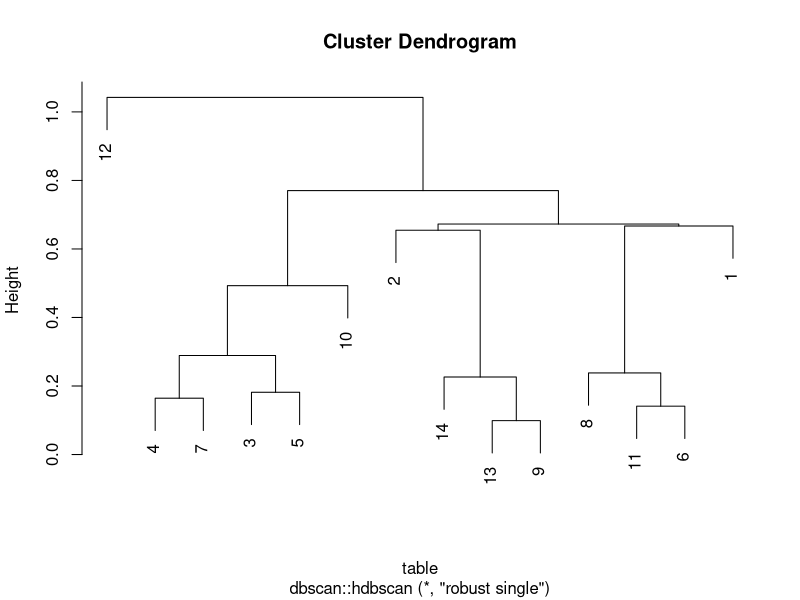
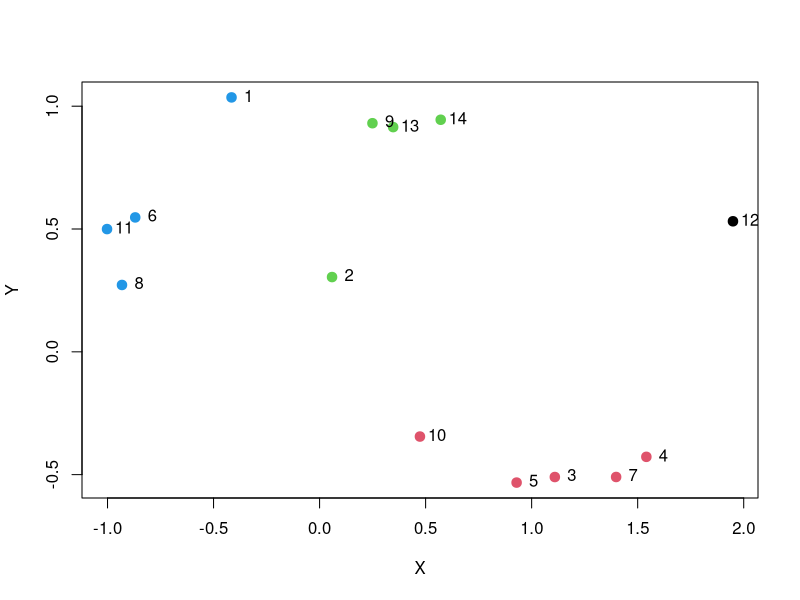
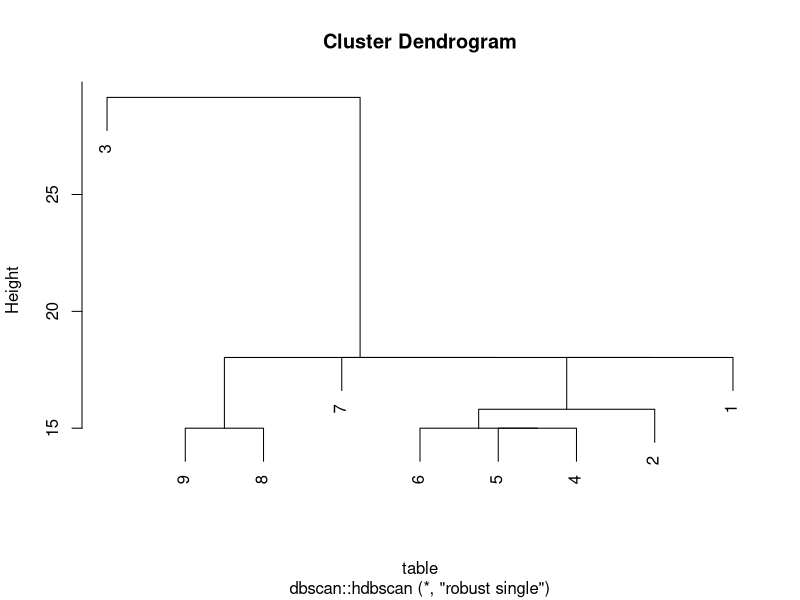
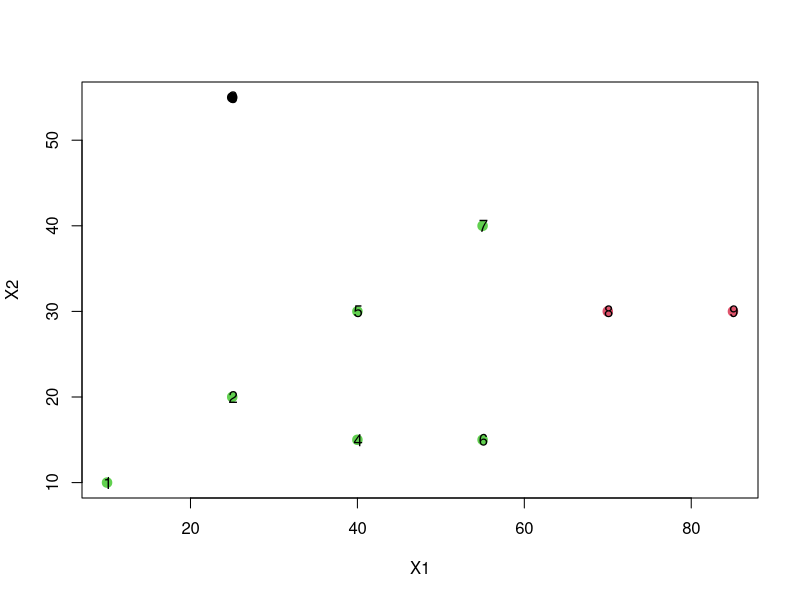
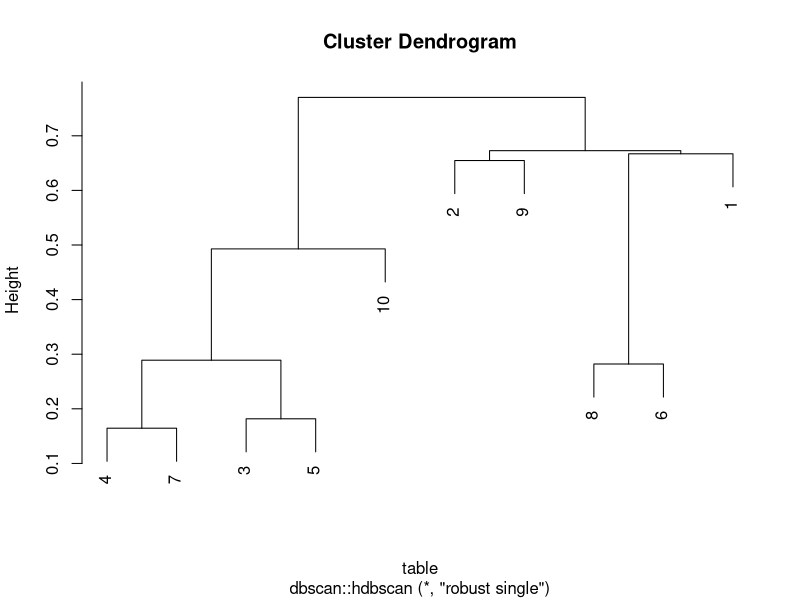
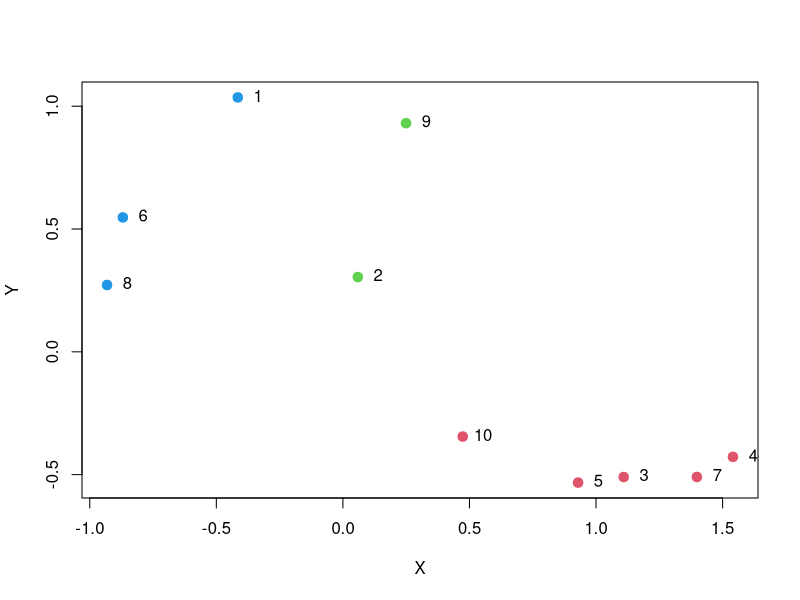

These figures' R source, in order:
## ---- chunk 1
library(dbscan)
## compare on moons data
data("moons")
DATA_SIZE <- 14
MCS = 2
Labels <- 1:DATA_SIZE

table <- moons[1:DATA_SIZE,]
cl <- dbscan::hdbscan(table, minPts = MCS)
# print the Hierarchical Diagram
plot(cl$hc)
# print the points
plot(table, col=cl$cluster+1, pch=20, cex = 1.9)
text(table[,1]+0.08, table[,2]+0.008, labels = Labels)
# pig <- cl$hc$height
# print(pig)

## ---- chunk 2
x <- c(10, 25, 25, 40, 40, 55, 55, 70, 85)
y <- c(10, 20, 55, 15, 30, 15, 40, 30, 30)
table <- data.frame(matrix(ncol = 2, nrow = 9))
table[,1] <- x
table[,2] <- y
cl <- dbscan::hdbscan(table, minPts = 2)
plot(cl$hc)
plot(table, col=cl$cluster+1, pch=20, cex = 1.9)
text(table[,1]+0.08, table[,2]+0.008, labels=rownames(table))
a <- cl$hc$height
## ---- chunk 3
library(dbscan)
## compare on moons data
data("moons")
DATA_SIZE <- 10
MCS = 2
Labels <- 1:DATA_SIZE

table <- moons[1:DATA_SIZE,]
cl <- dbscan::hdbscan(table, minPts = MCS)
# print the Hierarchical Diagram
plot(cl$hc)
# print the points
plot(table, col=cl$cluster+1, pch=20, cex = 1.9)
text(table[,1]+0.08, table[,2]+0.008, labels = Labels)
# pig <- cl$hc$height
# print(pig)
